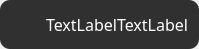
<?xml version="1.0" encoding="UTF-8"?>
<ui version="4.0">
    <class>Toast</class>
    <widget class="QWidget" name="Toast">
        <property name="geometry">
            <rect>
                <x>0</x>
                <y>0</y>
                <width>199</width>
                <height>49</height>
            </rect>
        </property>
        <property name="windowTitle">
            <string>Toast</string>
        </property>
        <layout class="QGridLayout" name="gridLayout">
            <property name="leftMargin">
                <number>0</number>
            </property>
            <property name="topMargin">
                <number>0</number>
            </property>
            <property name="rightMargin">
                <number>0</number>
            </property>
            <property name="bottomMargin">
                <number>0</number>
            </property>
            <item row="0" column="0">
                <widget class="QWidget" name="widget" native="true">
                    <property name="styleSheet">
                        <string notr="true">#widget{
                            background-color: rgba(0,0,0,0.80);
                            border-radius: 10px;
                            padding-left:25px;
                            padding-right:25px;
                            }
                        </string>
                    </property>
                    <layout class="QGridLayout" name="gridLayout_2">
                        <item row="0" column="0">
                            <widget class="QLabel" name="icon">
                                <property name="minimumSize">
                                    <size>
                                        <width>31</width>
                                        <height>31</height>
                                    </size>
                                </property>
                                <property name="maximumSize">
                                    <size>
                                        <width>31</width>
                                        <height>31</height>
                                    </size>
                                </property>
                                <property name="text">
                                    <string/>
                                </property>
                                <property name="pixmap">
                                    <pixmap resource="../../resource.qrc">:/MessageBox/res/info_filled.png</pixmap>
                                </property>
                                <property name="scaledContents">
                                    <bool>true</bool>
                                </property>
                            </widget>
                        </item>
                        <item row="0" column="1">
                            <widget class="QLabel" name="label">
                                <property name="styleSheet">
                                    <string notr="true">color: #FFFFFF;
                                        font-family: microsoft yahei;
                                        font-size: 16px;
                                    </string>
                                </property>
                                <property name="text">
                                    <string>TextLabelTextLabel</string>
                                </property>
                            </widget>
                        </item>
                    </layout>
                </widget>
            </item>
        </layout>
    </widget>
    <resources>
        <include location="../../resource.qrc"/>
    </resources>
    <connections/>
</ui>
